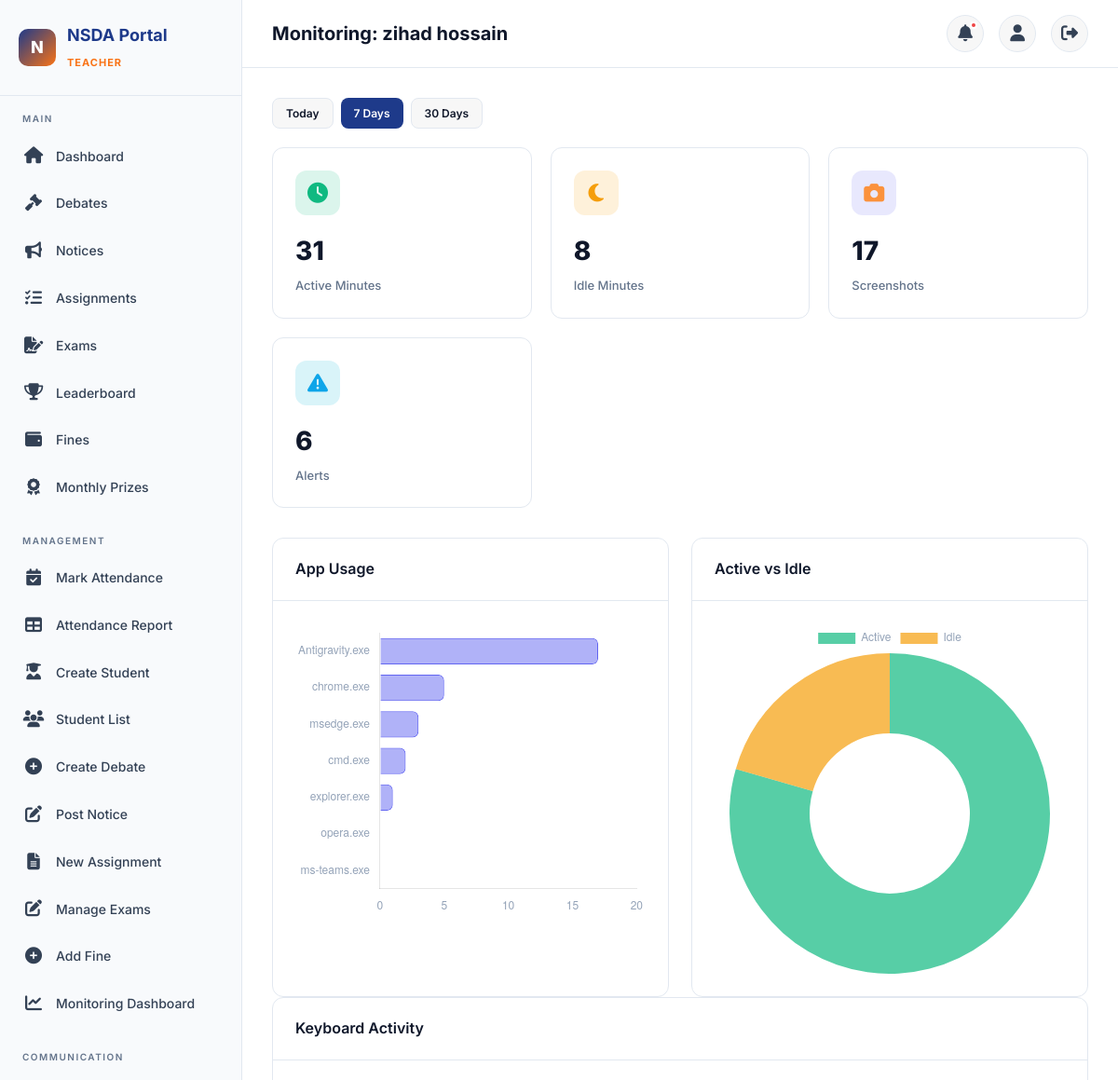
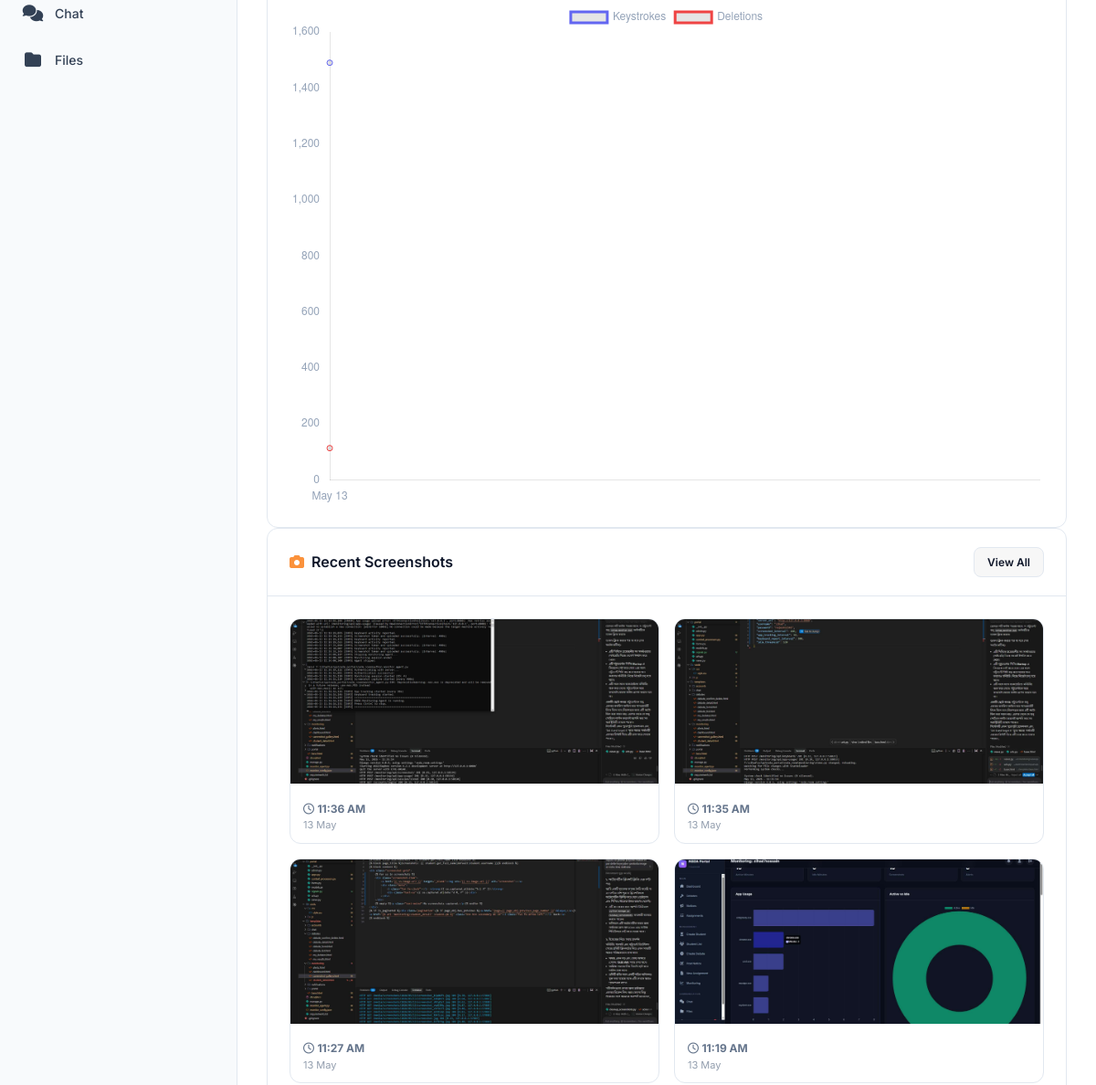
Before: /monitoring/student/3/ (signed in, upper part) with the older database file (2 pictures, top to bottom).
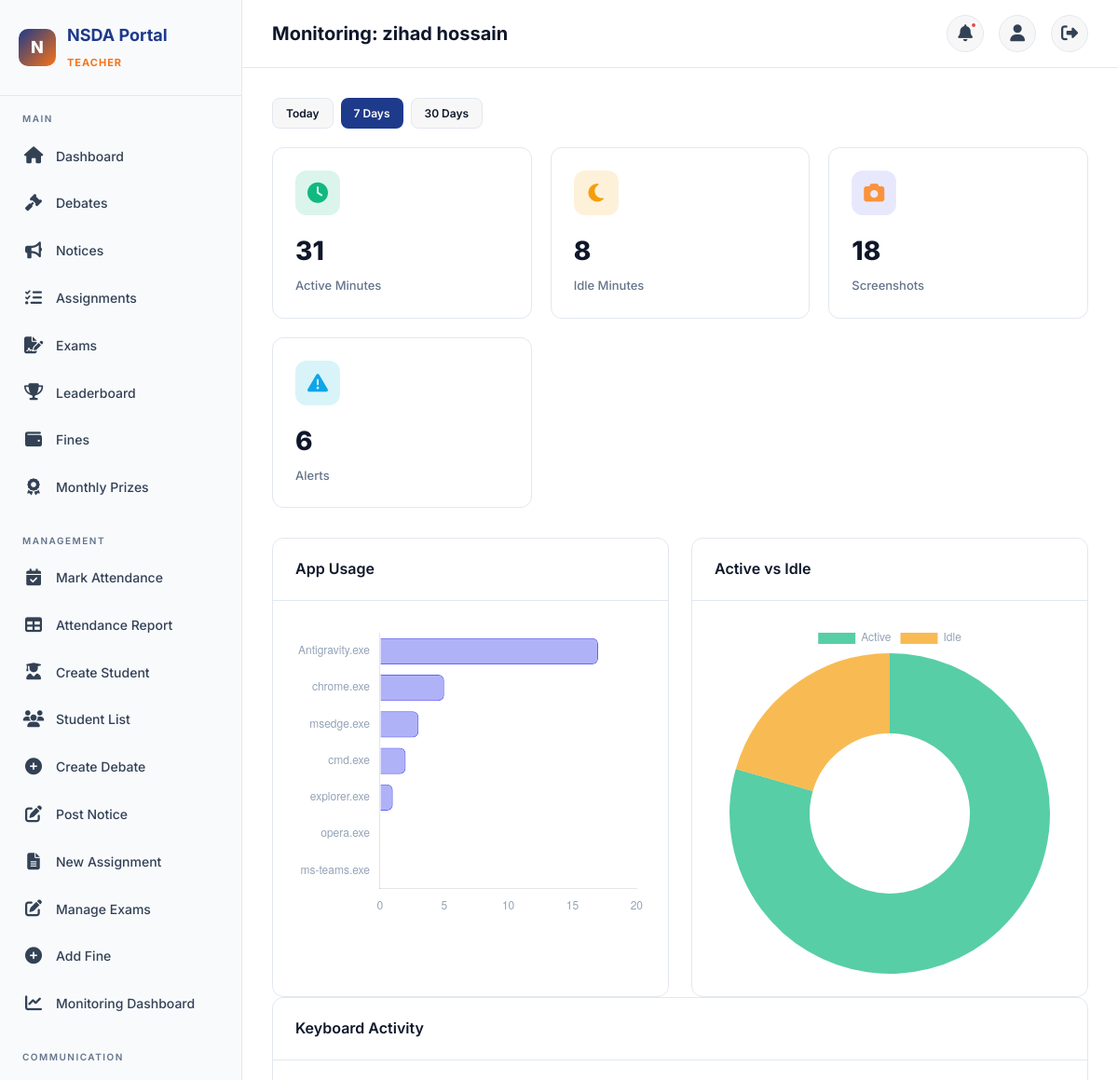
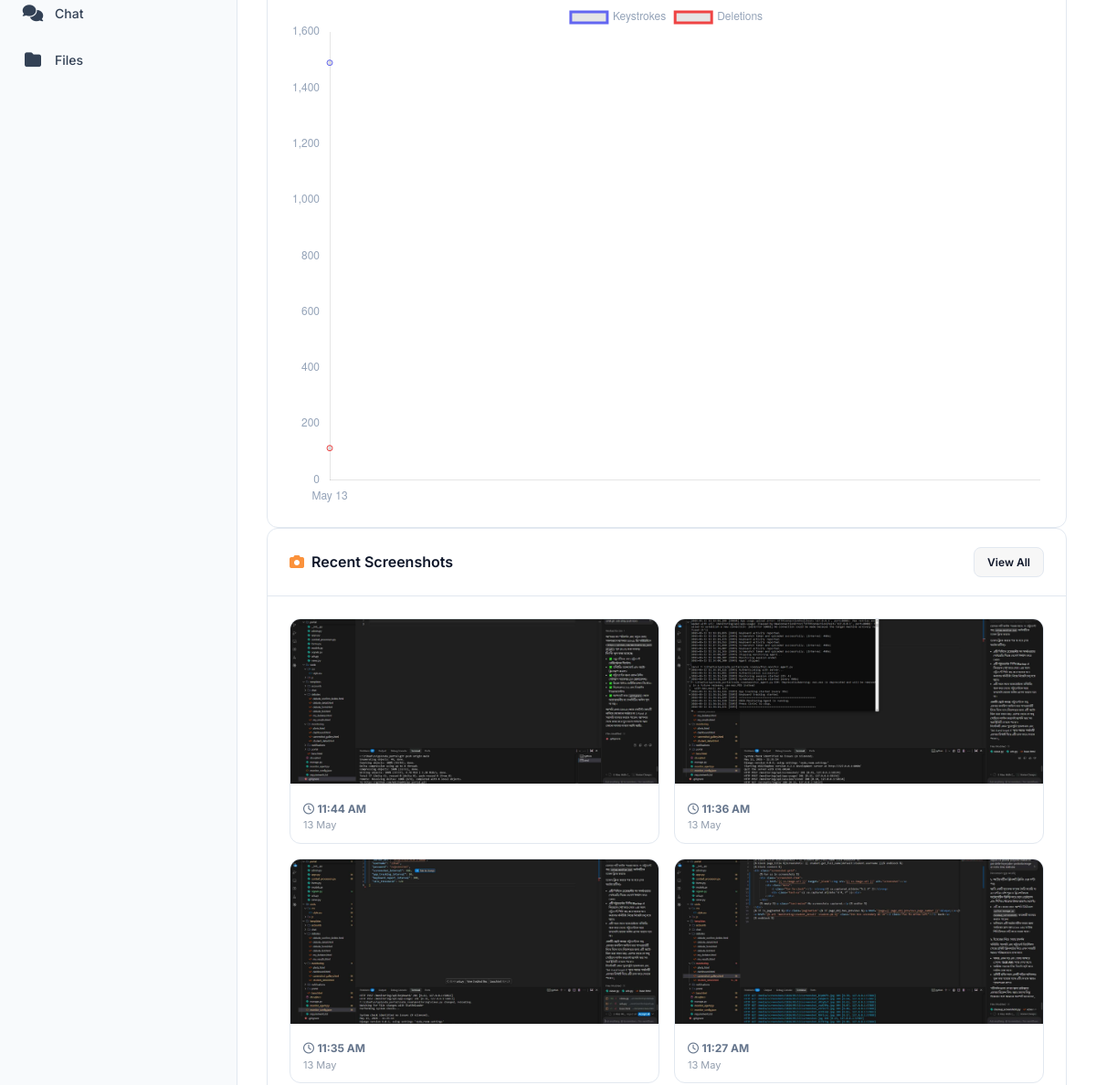
After: the same page with the newer database file (2 pictures, top to bottom).
### monitoring/models.py (models this page shows, shortened)
class Screenshot(models.Model):
    student = models.ForeignKey(
        settings.AUTH_USER_MODEL,
        on_delete=models.CASCADE,
        related_name='screenshots',
    )
    session = models.ForeignKey(
        MonitoringSession,
        on_delete=models.CASCADE,
        related_name='screenshots',
        blank=True,
        null=True,
    )
    image = models.ImageField(upload_to='screenshots/%Y/%m/%d/')
    captured_at = models.DateTimeField(auto_now_add=True)
    class Meta:
        ordering = ['-captured_at']

### monitoring/views.py (the view)
# urls.py: path('student/<int:student_id>/', views.StudentMonitoringDetailView.as_view(), name='student_detail'),
class StudentMonitoringDetailView(TeacherOrAdminRequiredMixin, View):
    def get(self, request, student_id):
        student = get_object_or_404(User, pk=student_id, role='student')
        days = int(request.GET.get('days', 7))
        since = timezone.now() - timedelta(days=days)
        screenshots = Screenshot.objects.filter(
            student=student, captured_at__gte=since
        )[:20]
        app_usage = AppUsage.objects.filter(
            student=student, start_time__gte=since, is_idle=False
        ).values('app_name').annotate(
            total_duration=Sum('duration_seconds'),
        ).order_by('-total_duration')[:15]
        total_active = AppUsage.objects.filter(
            student=student, start_time__gte=since, is_idle=False
        ).aggregate(total=Sum('duration_seconds'))['total'] or 0
        total_idle = AppUsage.objects.filter(
            student=student, start_time__gte=since, is_idle=True
        ).aggregate(total=Sum('duration_seconds'))['total'] or 0
        keyboard_data = KeyboardActivity.objects.filter(
            student=student, timestamp__gte=since
        ).annotate(
            date=TruncDate('timestamp')
        ).values('date').annotate(
            total_keys=Sum('total_keystrokes'),
            total_deletions=Sum('deletion_count'),
            total_typing=Sum('typing_duration_seconds'),
        ).order_by('date')
        daily_sessions = MonitoringSession.objects.filter(
            student=student, start_time__gte=since
        ).annotate(
            date=TruncDate('start_time')
        ).values('date').annotate(
            count=Count('id')
        ).order_by('date')
        recent_activity = AppUsage.objects.filter(
            student=student, start_time__gte=since
        ).order_by('-start_time')[:50]
        alerts = ActivityAlert.objects.filter(
            student=student, created_at__gte=since
        )[:20]
        context = {
            'student': student,
            'screenshots': screenshots,
            'app_usage': app_usage,
            'recent_activity': recent_activity,
            'total_active_minutes': total_active // 60,
            'total_idle_minutes': total_idle // 60,
            'keyboard_data': list(keyboard_data),
            'daily_sessions': list(daily_sessions),
            'alerts': alerts,
            'days': days,
            'app_labels': [a['app_name'] for a in app_usage],
            'app_durations': [a['total_duration'] // 60 for a in app_usage],
        }
        return render(request, 'monitoring/student_detail.html', context)

### accounts/mixins.py (called while the page is built)
    def test_func(self):
        return self.request.user.role in ('teacher', 'admin')

### accounts/models.py (called while the page is built)
    @property
    def is_student(self):
        return self.role == self.Role.STUDENT

    @property
    def is_cr(self):
        return self.role == self.Role.CR

    @property
    def is_teacher(self):
        return self.role == self.Role.TEACHER

    @property
    def is_admin_user(self):
        return self.role == self.Role.ADMIN

### portal/context_processors.py (called while the page is built)
def notifications_processor(request):
    if request.user.is_authenticated:
        unread_count = Notification.objects.filter(
            user=request.user, is_read=False
        ).count()
        recent_notifications = Notification.objects.filter(
            user=request.user
        ).order_by('-created_at')[:5]
        return {
            'unread_notifications_count': unread_count,
            'recent_notifications': recent_notifications
        }
    return {'unread_notifications_count': 0, 'recent_notifications': []}

### templates/monitoring/student_detail.html (shortened to what the changed rows need)
{% extends "base.html" %}
{% load portal_extras %}
{% block page_title %}Monitoring: {{ student.get_full_name|default:student.username }}{% endblock %}
{% block content %}
<div class="stats-grid">
    <div class="stat-card"><div class="stat-icon purple"><i class="fas fa-camera"></i></div><div class="stat-value">{{ screenshots|length }}</div><div class="stat-label">Screenshots</div></div>
</div>
<div class="card mt-16">
    <div class="card-body">
        <div class="screenshot-grid">
        {% for ss in screenshots %}
        <div class="screenshot-item">
            <a href="{{ ss.image.url }}" target="_blank"><img src="{{ ss.image.url }}" alt="Screenshot"></a>
            <div class="meta">
                <i class="far fa-clock"></i> <strong>{{ ss.captured_at|date:"h:i A" }}</strong>
                <div class="text-xs">{{ ss.captured_at|date:"d M" }}</div>
            </div>
        </div>
        {% empty %}<p class="text-muted">No screenshots captured.</p>{% endfor %}
        </div>
    </div>
</div>
{% endblock %}
{% block extra_js %}
<script>
const appL=[{% for a in app_labels %}'{{ a|escapejs }}'{% if not forloop.last %},{% endif %}{% endfor %}];
const appD=[{% for d in app_durations %}{{ d }}{% if not forloop.last %},{% endif %}{% endfor %}];
if(appL.length){new Chart(document.getElementById('appChart'),{type:'bar',data:{labels:appL,datasets:[{label:'Minutes',data:appD,backgroundColor:'rgba(99,102,241,0.5)',borderColor:'rgba(99,102,241,1)',borderWidth:1,borderRadius:6}]},options:{indexAxis:'y',responsive:true,plugins:{legend:{display:false}},scales:{x:{beginAtZero:true,ticks:{color:'#94a3b8'},grid:{color:'rgba(255,255,255,0.05)'}},y:{ticks:{color:'#94a3b8'},grid:{display:false}}}}});}
new Chart(document.getElementById('pieChart'),{type:'doughnut',data:{labels:['Active','Idle'],datasets:[{data:[{{ total_active_minutes }},{{ total_idle_minutes }}],backgroundColor:['rgba(16,185,129,0.7)','rgba(245,158,11,0.7)'],borderWidth:0}]},options:{responsive:true,plugins:{legend:{labels:{color:'#94a3b8'}}}}});
const kbDates=[{% for k in keyboard_data %}'{{ k.date|date:"M d" }}'{% if not forloop.last %},{% endif %}{% endfor %}];
const kbKeys=[{% for k in keyboard_data %}{{ k.total_keys }}{% if not forloop.last %},{% endif %}{% endfor %}];
const kbDels=[{% for k in keyboard_data %}{{ k.total_deletions }}{% if not forloop.last %},{% endif %}{% endfor %}];
if(kbDates.length){new Chart(document.getElementById('kbChart'),{type:'line',data:{labels:kbDates,datasets:[{label:'Keystrokes',data:kbKeys,borderColor:'rgba(99,102,241,1)',tension:0.3,fill:false},{label:'Deletions',data:kbDels,borderColor:'rgba(239,68,68,1)',tension:0.3,fill:false}]},options:{responsive:true,plugins:{legend:{labels:{color:'#94a3b8'}}},scales:{y:{beginAtZero:true,ticks:{color:'#94a3b8'},grid:{color:'rgba(255,255,255,0.05)'}},x:{ticks:{color:'#94a3b8'},grid:{display:false}}}}});}
</script>
{% endblock %}

Changed rows visible on the page:
no longer on this page (row unchanged): Screenshot: image (picture), captured_at "11:19 AM", captured_at "13 May"
added Screenshot: image (picture), captured_at "11:44 AM", captured_at "13 May"
Other visible differences:
{{ screenshots|length }}: "17" → "18"
